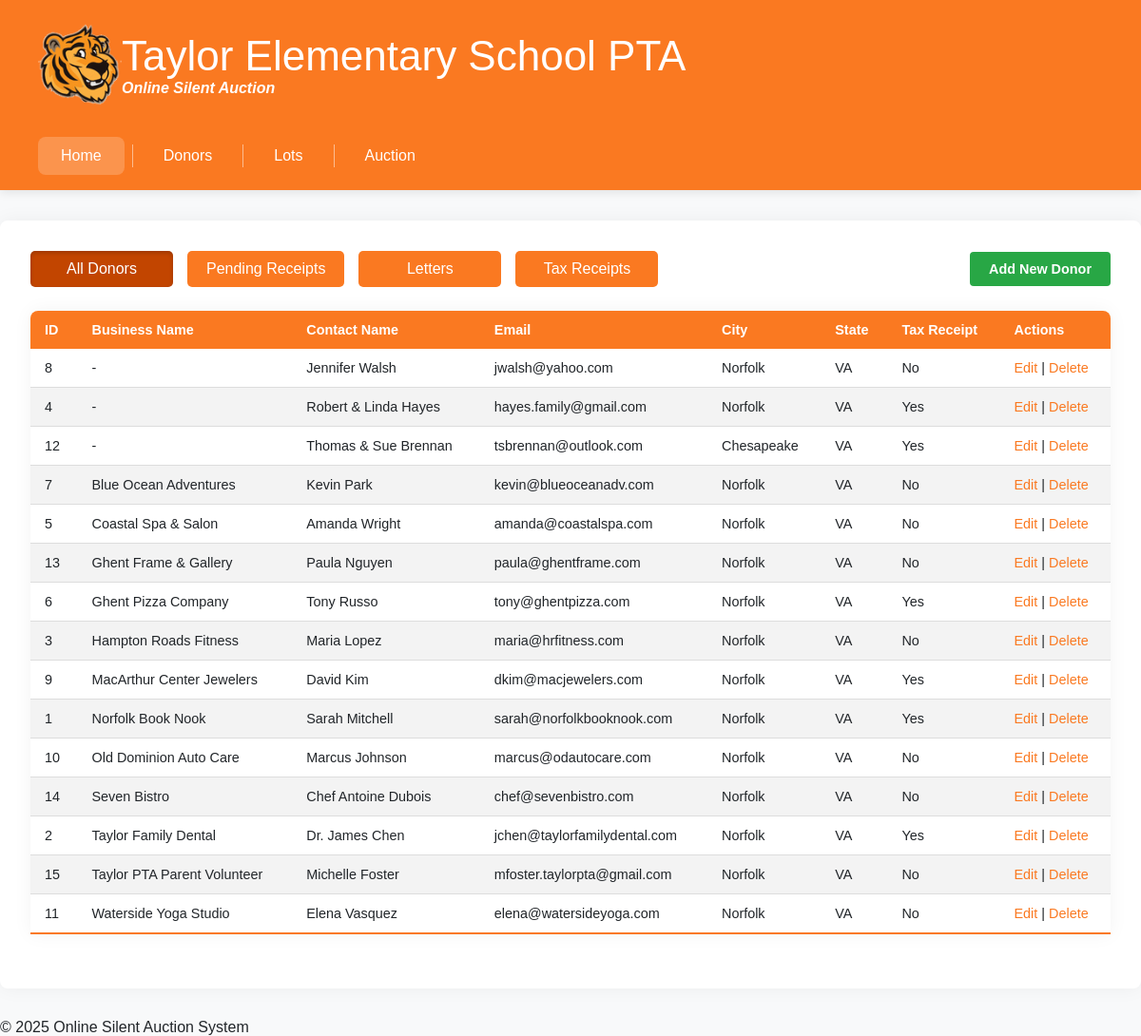
/original-immutable/silent_auction_merged/donors/index.php, run on the app's committed database.
### tables this page shows
CREATE TABLE Donor (DonorID INT NOT NULL AUTO_INCREMENT, BusinessName VARCHAR(75), ContactName VARCHAR(75), ContactEmail VARCHAR(200), ContactTitle VARCHAR(75), Address VARCHAR(75), City VARCHAR(30), State VARCHAR(2), ZipCode VARCHAR(5), TaxReceipt BOOLEAN, PRIMARY KEY (DonorID));

### original-immutable/silent_auction_merged/data/db_donors.php (called while the page is built, shortened)
<?php
function get_donors()
{
    $conn = db_connect('ro');
    $donors = [];
    try {
        $sql = "SELECT * FROM donor ORDER BY BusinessName, ContactName";
        $stmt = $conn->prepare($sql);
        $stmt->execute();
        $donors = $stmt->fetchAll(PDO::FETCH_ASSOC);
    } catch (PDOException $e) {
        return false;
    }
    return $donors;
}
?>

### original-immutable/silent_auction_merged/includes/utils/format.php (called while the page is built, shortened)
<?php
function format_or_dash($value): string
{
    if ($value === null || $value === '') {
        return '-';
    }
    return htmlspecialchars((string)$value);
}
function format_yes_no($bool): string
{
    return $bool ? 'Yes' : 'No';
}

### original-immutable/silent_auction_merged/includes/ui/table_donors.php (the view, shortened to what this page needs)
<?php
require_once __DIR__ . '/../utils/format.php';
require_once __DIR__ . '/table_shell.php';
require_once __DIR__ . '/action_links.php';
function donor_row_cells(array $donor, string $columns = 'default'): string
{
    $html = '';
    $html .= "<td>" . htmlspecialchars((string)$donor['DonorID']) . "</td>";
    $html .= "<td>" . format_or_dash($donor['BusinessName'] ?? null) . "</td>";
    $html .= "<td>" . format_or_dash($donor['ContactName'] ?? null) . "</td>";
    $html .= "<td>" . format_or_dash($donor['ContactEmail'] ?? null) . "</td>";
    $html .= "<td>" . format_or_dash($donor['City'] ?? null) . "</td>";
    $html .= "<td>" . format_or_dash($donor['State'] ?? null) . "</td>";
    if ($columns !== 'select') {
        $html .= "<td>" . format_yes_no(!empty($donor['TaxReceipt'])) . "</td>";
    }
    return $html;
}
function render_donor_table($donors, bool $showReceiptColumns = false): string
{
    $columns = $showReceiptColumns ? 'receipt' : 'default';
    $base = BASE_URL;
    $head = "<tr><th>ID</th><th>Business Name</th><th>Contact Name</th><th>Email</th>";
    $head .= "<th>City</th><th>State</th><th>Tax Receipt</th>";
    $head .= "<th>Actions</th></tr>";
    $body = '';
    if (is_array($donors)) {
        foreach ($donors as $donor) {
            $id = $donor['DonorID'];
            $body .= "<tr>";
            $body .= donor_row_cells($donor, $columns);
            $body .= "<td>" . render_action_links([
                'Edit' => "$base/donors/edit_donor.php?DonorID=$id",
                'Delete' => "$base/donors/delete_donor.php?DonorID=$id",
            ]) . "</td></tr>";
        }
    }
    $emptyMsg = 'No donors found';
    return render_data_table($head, $body, $donors, $emptyMsg);
}

### original-immutable/silent_auction_merged/includes/ui/action_links.php
<?php
function render_action_links(array $links): string
{
    $parts = [];
    foreach ($links as $label => $href) {
        $parts[] = "<a href='" . htmlspecialchars($href) . "'>" . htmlspecialchars($label) . "</a>";
    }
    return implode(' | ', $parts);
}

### original-immutable/silent_auction_merged/css/global.css (style rules this page uses)
:root { --accent: #26bee7; --accent-10: #e6faff; --accent-20: #c6f0fb; --accent-30: #a6e6f7; --accent-40: #86dcf3; --accent-50: #66d2ef; --accent-60: #46c8eb; --accent-70: var(--accent); --accent-80: #20a3c7; --accent-90: #1989a7; --accent-100: #136e86; --accent-110: #0d5366; --accent-120: #063946; --accent-130: #001e26; --brand: #fa7921; --brand-10: #fff4ed; --brand-20: #ffdbcc; --brand-30: #ffc2a6; --brand-40: #fea680; --brand-50: #fa7921; --brand-60: #e65f0a; --brand-70: var(--brand); --brand-80: #c24500; --brand-90: #9e3600; --brand-100: #7a2a00; --gray-100: #f8f9fa; --gray-200: #e9ecef; --gray-300: #dee2e6; --gray-800: #343a40; --gray-900: #212529; --fz-2: 0.75rem; --fz-1: 0.875rem; --fz0: 1rem; --fz1: 1.25rem; --fz2: 1.5rem; --fz3: 1.75rem; --fz4: 2rem; --fz5: 2.375rem; --fz6: 2.75rem; --fz7: 3.125rem; --baseline: 0.5rem; --space-025: 0.125rem; --space-050: 0.25rem; --space-075: 0.375rem; --space-100: var(--baseline); --space-150: 0.75rem; --space-200: 1rem; --space-250: 1.25rem; --space-300: 1.5rem; --space-400: 2rem; --space-500: 2.5rem; --space-600: 3rem; --space-800: 4rem; --space-1100: 5.5rem; --space-1700: 8.5rem; }
* { box-sizing: border-box; margin: 0; padding: 0; }
body { display: grid; grid-template-rows: auto 1fr auto; min-height: 100vh; grid-template-areas: 'header' 'main' 'footer'; background-color: var(--gray-100); font-family: 'work-sans', sans-serif; color: var(--gray-900); }
a { text-decoration: none; color: var(--brand); transition: color 0.2s; }
.template-table thead tr { background-color: var(--brand-50); color: #ffffff; text-align: left; }
.template-table th, .template-table td { padding: 12px 15px; }
.template-table tbody tr { border-bottom: 1px solid #dddddd; }
.template-table tbody tr:nth-of-type(even) { background-color: #f3f3f3; }
.template-table tbody tr:last-of-type { border-bottom: 2px solid var(--brand-50); }

### data on the page
donor: DonorID "8", BusinessName "-", ContactName "Jennifer Walsh", ContactEmail "jwalsh@yahoo.com", City "Norfolk", State "VA", TaxReceipt "No", label "Edit Delete", DonorID "|"
donor: DonorID "4", BusinessName "-", ContactName "Robert & Linda Hayes", ContactEmail "hayes.family@gmail.com", City "Norfolk", State "VA", TaxReceipt "Yes", label "Edit Delete", DonorID "|"
donor: DonorID "12", BusinessName "-", ContactName "Thomas & Sue Brennan", ContactEmail "tsbrennan@outlook.com", City "Chesapeake", State "VA", TaxReceipt "Yes", label "Edit Delete", DonorID "|"
donor: DonorID "7", BusinessName "Blue Ocean Adventures", ContactName "Kevin Park", ContactEmail "kevin@blueoceanadv.com", City "Norfolk", State "VA", TaxReceipt "No", label "Edit Delete", DonorID "|"
donor: DonorID "5", BusinessName "Coastal Spa & Salon", ContactName "Amanda Wright", ContactEmail "amanda@coastalspa.com", City "Norfolk", State "VA", TaxReceipt "No", label "Edit Delete", DonorID "|"
donor: DonorID "13", BusinessName "Ghent Frame & Gallery", ContactName "Paula Nguyen", ContactEmail "paula@ghentframe.com", City "Norfolk", State "VA", TaxReceipt "No", label "Edit Delete", DonorID "|"
donor: DonorID "6", BusinessName "Ghent Pizza Company", ContactName "Tony Russo", ContactEmail "tony@ghentpizza.com", City "Norfolk", State "VA", TaxReceipt "Yes", label "Edit Delete", DonorID "|"
donor: DonorID "3", BusinessName "Hampton Roads Fitness", ContactName "Maria Lopez", ContactEmail "maria@hrfitness.com", City "Norfolk", State "VA", TaxReceipt "No", label "Edit Delete", DonorID "|"
donor: DonorID "9", BusinessName "MacArthur Center Jewelers", ContactName "David Kim", ContactEmail "dkim@macjewelers.com", City "Norfolk", State "VA", TaxReceipt "Yes", label "Edit Delete", DonorID "|"
donor: DonorID "1", BusinessName "Norfolk Book Nook", ContactName "Sarah Mitchell", ContactEmail "sarah@norfolkbooknook.com", City "Norfolk", State "VA", TaxReceipt "Yes", label "Edit Delete", DonorID "|"
donor: DonorID "10", BusinessName "Old Dominion Auto Care", ContactName "Marcus Johnson", ContactEmail "marcus@odautocare.com", City "Norfolk", State "VA", TaxReceipt "No", label "Edit Delete", DonorID "|"
donor: DonorID "14", BusinessName "Seven Bistro", ContactName "Chef Antoine Dubois", ContactEmail "chef@sevenbistro.com", City "Norfolk", State "VA", TaxReceipt "No", label "Edit Delete", DonorID "|"
donor: DonorID "2", BusinessName "Taylor Family Dental", ContactName "Dr. James Chen", ContactEmail "jchen@taylorfamilydental.com", City "Norfolk", State "VA", TaxReceipt "Yes", label "Edit Delete", DonorID "|"
donor: DonorID "15", BusinessName "Taylor PTA Parent Volunteer", ContactName "Michelle Foster", ContactEmail "mfoster.taylorpta@gmail.com", City "Norfolk", State "VA", TaxReceipt "No", label "Edit Delete", DonorID "|"
donor: DonorID "11", BusinessName "Waterside Yoga Studio", ContactName "Elena Vasquez", ContactEmail "elena@watersideyoga.com", City "Norfolk", State "VA", TaxReceipt "No", label "Edit Delete", DonorID "|"

### other printed values
$label "All Donors"
$label "Pending Receipts"
$label "Letters"
$label "Tax Receipts"
$label "Add New Donor"
